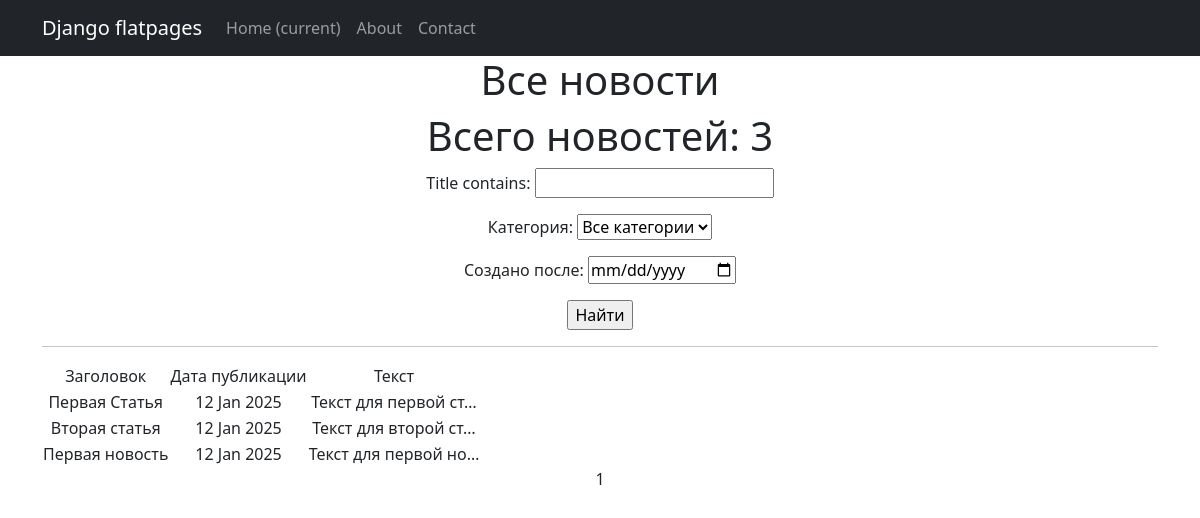
The page /news/search/ on the database as committed earlier.
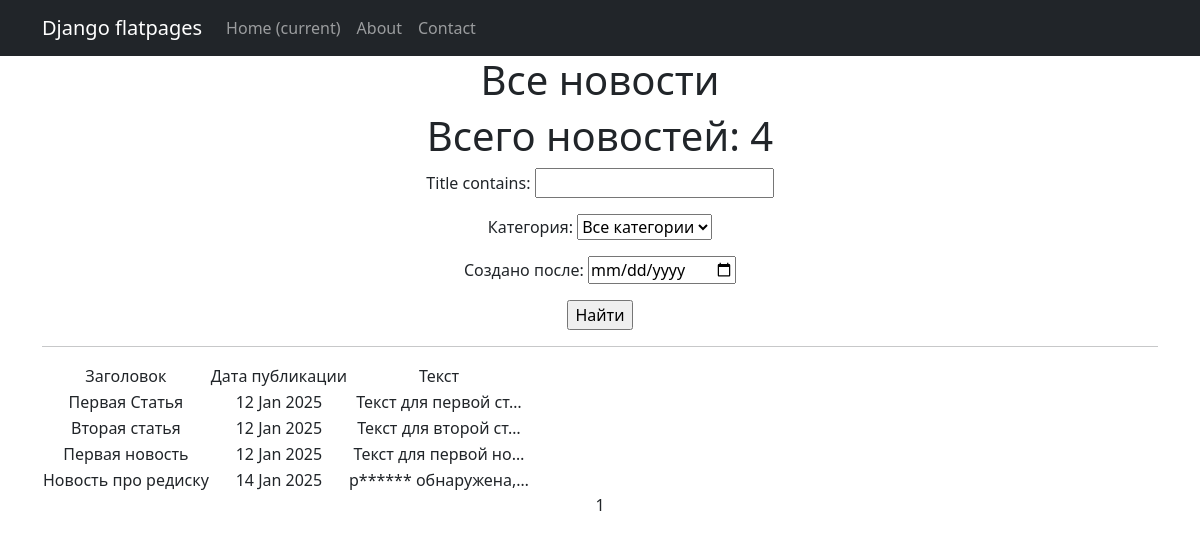
The same page on the database as committed later.
### news_app/models.py (models this page shows, shortened)
class Post(models.Model):
    ARTICLE = 'AR'
    NEWS = 'NW'
    POST_TYPES = [
        (ARTICLE, 'Article'),
        (NEWS, 'News'),
    ]
    author = models.ForeignKey(Author, on_delete=models.CASCADE)
    type = models.CharField(max_length=2, choices=POST_TYPES, default=NEWS)
    created_at = models.DateTimeField(auto_now_add=True)
    categories = models.ManyToManyField(Category, through='PostCategory')
    title = models.CharField(max_length=128)
    text = models.TextField()
    rating = models.IntegerField(default=0)

### news_app/views.py (the view)
# urls.py: path('search/', PostSearch.as_view(), name='post_search'),
class PostSearch(ListView):
    model = Post
    ordering = 'created_at'
    template_name = 'news_search.html'
    context_object_name = 'posts'
    paginate_by = 10
    def get_queryset(self):
        queryset = super().get_queryset()
        self.filterset = PostFilter(self.request.GET, queryset)
        return self.filterset.qs
    def get_context_data(self, **kwargs):
        context = super().get_context_data(**kwargs)
        context['filterset'] = self.filterset
        return context

### news_app/models.py (called while the page is built)
    def __str__(self):
        return self.name

### news_app/templatetags/censor_filters.py (called while the page is built)
@register.filter(name='censor')
def censor(value):
    if not isinstance(value, str):
        raise ValueError("Censor filter can only be applied to strings.")
    for word in BAD_WORDS:
        value = value.replace(word, f"{word[0]}{'*' * (len(word) - 1)}")
        value = value.replace(word.capitalize(), f"{word[0]}{'*' * (len(word) - 1)}")
    return value

### templates/news_search.html (shortened to what this page needs)
{% extends 'flatpages/default.html' %}
{% load censor_filters %}
{% load custom_tags %}
{% block content %}
    <h1>Все новости</h1>
    <h1>Всего новостей: {{ posts|length }}</h1>
    <form action="" method="get">
        {{ filterset.form.as_p }}
        <input type="submit" value="Найти" />
    </form>
    <hr>
    {% if posts %}
        <table>
            <tr>
                <td>Заголовок</td>
                <td>Дата публикации</td>
                <td>Текст</td>
            </tr>
            {% for post in posts %}
            <tr>
                <td>{{ post.title|censor }}</td>
                <td>{{ post.created_at|date:'d M Y'  }}</td>
                <td>{{ post.text|truncatechars:20|censor }}</td>
            </tr>
            {% endfor %}
        </table>
    {% else %}
        <h2>Новостей нет!</h2>
    {% endif %}
    {{ page_obj.number }}
{% endblock content %}

Rows that differ between the two databases and show on the page:
added Post: title|censor "Новость про редиску", created_at "14 Jan 2025", text|censor "р****** обнаружена,…"
Other text that changed with them:
{{ posts|length }}: "3" → "4"
